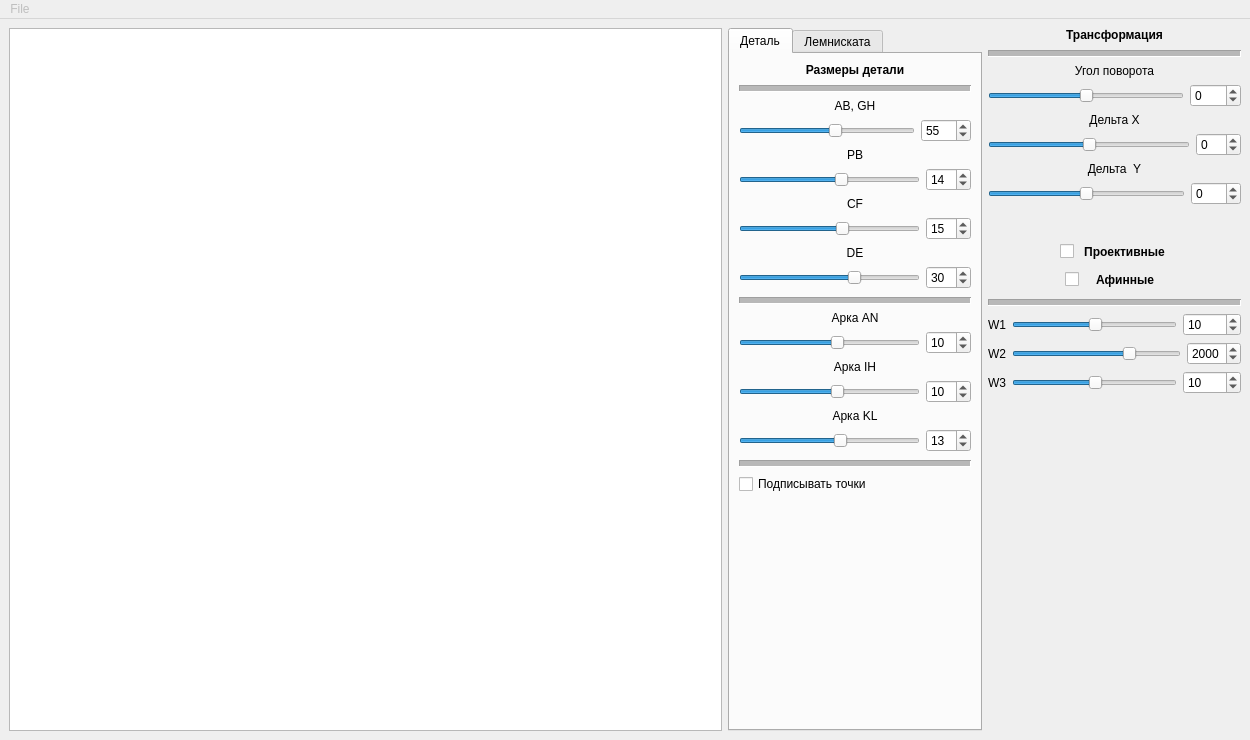
 <widget class="QMainWindow" name="MainWindow">
  <property name="geometry">
   <rect>
    <x>0</x>
    <y>0</y>
    <width>1250</width>
    <height>740</height>
   </rect>
  </property>
  <property name="sizePolicy">
   <sizepolicy hsizetype="Fixed" vsizetype="Fixed">
    <horstretch>0</horstretch>
    <verstretch>0</verstretch>
   </sizepolicy>
  </property>
  <property name="minimumSize">
   <size>
    <width>1250</width>
    <height>740</height>
   </size>
  </property>
  <property name="maximumSize">
   <size>
    <width>1250</width>
    <height>740</height>
   </size>
  </property>
  <property name="windowTitle">
   <string>Graphic Modeling</string>
  </property>
  <property name="windowIcon">
   <iconset resource="../res/images.qrc">
    <normaloff>:/res/icon.png</normaloff>:/res/icon.png</iconset>
  </property>
  <property name="toolButtonStyle">
   <enum>Qt::ToolButtonIconOnly</enum>
  </property>
  <widget class="QWidget" name="centralWidget">
   <layout class="QVBoxLayout" name="verticalLayout">
    <item>
     <layout class="QHBoxLayout" name="horizontalLayout">
      <property name="sizeConstraint">
       <enum>QLayout::SetDefaultConstraint</enum>
      </property>
      <item>
       <widget class="QChartView" name="chartView">
        <property name="sizePolicy">
         <sizepolicy hsizetype="Maximum" vsizetype="Expanding">
          <horstretch>0</horstretch>
          <verstretch>0</verstretch>
         </sizepolicy>
        </property>
        <property name="minimumSize">
         <size>
          <width>713</width>
          <height>0</height>
         </size>
        </property>
        <property name="maximumSize">
         <size>
          <width>713</width>
          <height>16777215</height>
         </size>
        </property>
       </widget>
      </item>
      <item>
       <widget class="QTabWidget" name="tabWidget">
        <property name="tabShape">
         <enum>QTabWidget::Rounded</enum>
        </property>
        <property name="currentIndex">
         <number>0</number>
        </property>
        <property name="usesScrollButtons">
         <bool>true</bool>
        </property>
        <property name="documentMode">
         <bool>false</bool>
        </property>
        <property name="tabsClosable">
         <bool>false</bool>
        </property>
        <property name="movable">
         <bool>true</bool>
        </property>
        <property name="tabBarAutoHide">
         <bool>false</bool>
        </property>
        <widget class="QWidget" name="tab">
         <attribute name="title">
          <string>Деталь</string>
         </attribute>
         <layout class="QGridLayout" name="gridLayout">
          <item row="0" column="0">
           <layout class="QVBoxLayout" name="verticalLayout_2">
            <property name="sizeConstraint">
             <enum>QLayout::SetMaximumSize</enum>
            </property>
            <property name="leftMargin">
             <number>0</number>
            </property>
            <item>
             <widget class="QLabel" name="label_2">
              <property name="font">
               <font>
                <weight>75</weight>
                <bold>true</bold>
               </font>
              </property>
              <property name="text">
               <string>Размеры детали</string>
              </property>
              <property name="alignment">
               <set>Qt::AlignCenter</set>
              </property>
             </widget>
            </item>
            <item>
             <widget class="Line" name="line_5">
              <property name="minimumSize">
               <size>
                <width>0</width>
                <height>10</height>
               </size>
              </property>
              <property name="midLineWidth">
               <number>5</number>
              </property>
              <property name="orientation">
               <enum>Qt::Horizontal</enum>
              </property>
             </widget>
            </item>
            <item>
             <widget class="QLabel" name="label">
              <property name="text">
               <string>AB, GH</string>
              </property>
              <property name="alignment">
               <set>Qt::AlignCenter</set>
              </property>
             </widget>
            </item>
            <item>
             <layout class="QHBoxLayout" name="horizontalLayout_2">
              <property name="sizeConstraint">
               <enum>QLayout::SetMinimumSize</enum>
              </property>
              <item>
               <widget class="QSlider" name="horizontalSlider_2">
                <property name="sizePolicy">
                 <sizepolicy hsizetype="Minimum" vsizetype="Minimum">
                  <horstretch>0</horstretch>
                  <verstretch>0</verstretch>
                 </sizepolicy>
                </property>
                <property name="value">
                 <number>55</number>
                </property>
                <property name="orientation">
                 <enum>Qt::Horizontal</enum>
                </property>
                <property name="tickPosition">
                 <enum>QSlider::NoTicks</enum>
                </property>
               </widget>
              </item>
              <item>
               <widget class="QSpinBox" name="spinBox">
                <property name="maximumSize">
                 <size>
                  <width>50</width>
                  <height>16777215</height>
                 </size>
                </property>
                <property name="value">
                 <number>55</number>
                </property>
               </widget>
              </item>
             </layout>
            </item>
            <item>
             <widget class="QLabel" name="label_8">
              <property name="text">
               <string>PB</string>
              </property>
              <property name="alignment">
               <set>Qt::AlignCenter</set>
              </property>
             </widget>
            </item>
            <item>
             <layout class="QHBoxLayout" name="horizontalLayout_9">
              <property name="bottomMargin">
               <number>0</number>
              </property>
              <item>
               <widget class="QSlider" name="horizontalSlider_8">
                <property name="minimum">
                 <number>-99</number>
                </property>
                <property name="value">
                 <number>14</number>
                </property>
                <property name="orientation">
                 <enum>Qt::Horizontal</enum>
                </property>
               </widget>
              </item>
              <item>
               <widget class="QSpinBox" name="spinBox_8">
                <property name="minimum">
                 <number>-99</number>
                </property>
                <property name="value">
                 <number>14</number>
                </property>
               </widget>
              </item>
             </layout>
            </item>
            <item>
             <widget class="QLabel" name="label_6">
              <property name="text">
               <string>CF</string>
              </property>
              <property name="alignment">
               <set>Qt::AlignCenter</set>
              </property>
             </widget>
            </item>
            <item>
             <layout class="QHBoxLayout" name="horizontalLayout_5">
              <property name="bottomMargin">
               <number>0</number>
              </property>
              <item>
               <widget class="QSlider" name="horizontalSlider_5">
                <property name="minimum">
                 <number>-99</number>
                </property>
                <property name="value">
                 <number>15</number>
                </property>
                <property name="orientation">
                 <enum>Qt::Horizontal</enum>
                </property>
               </widget>
              </item>
              <item>
               <widget class="QSpinBox" name="spinBox_4">
                <property name="minimum">
                 <number>-99</number>
                </property>
                <property name="value">
                 <number>15</number>
                </property>
               </widget>
              </item>
             </layout>
            </item>
            <item>
             <widget class="QLabel" name="label_7">
              <property name="text">
               <string>DE</string>
              </property>
              <property name="alignment">
               <set>Qt::AlignCenter</set>
              </property>
             </widget>
            </item>
            <item>
             <layout class="QHBoxLayout" name="horizontalLayout_8">
              <property name="bottomMargin">
               <number>0</number>
              </property>
              <item>
               <widget class="QSlider" name="horizontalSlider_7">
                <property name="minimum">
                 <number>-99</number>
                </property>
                <property name="value">
                 <number>30</number>
                </property>
                <property name="orientation">
                 <enum>Qt::Horizontal</enum>
                </property>
               </widget>
              </item>
              <item>
               <widget class="QSpinBox" name="spinBox_7">
                <property name="minimum">
                 <number>-99</number>
                </property>
                <property name="value">
                 <number>30</number>
                </property>
               </widget>
              </item>
             </layout>
            </item>
            <item>
             <widget class="Line" name="line">
              <property name="enabled">
               <bool>true</bool>
              </property>
              <property name="minimumSize">
               <size>
                <width>0</width>
                <height>10</height>
               </size>
              </property>
              <property name="lineWidth">
               <number>1</number>
              </property>
              <property name="midLineWidth">
               <number>5</number>
              </property>
              <property name="orientation">
               <enum>Qt::Horizontal</enum>
              </property>
             </widget>
            </item>
            <item>
             <widget class="QLabel" name="label_3">
              <property name="text">
               <string>Арка AN</string>
              </property>
              <property name="alignment">
               <set>Qt::AlignCenter</set>
              </property>
             </widget>
            </item>
            <item>
             <layout class="QHBoxLayout" name="horizontalLayout_6">
              <property name="bottomMargin">
               <number>0</number>
              </property>
              <item>
               <widget class="QSlider" name="horizontalSlider">
                <property name="minimum">
                 <number>-99</number>
                </property>
                <property name="value">
                 <number>10</number>
                </property>
                <property name="orientation">
                 <enum>Qt::Horizontal</enum>
                </property>
               </widget>
              </item>
              <item>
               <widget class="QSpinBox" name="spinBox_5">
                <property name="minimum">
                 <number>-99</number>
                </property>
                <property name="value">
                 <number>10</number>
                </property>
               </widget>
              </item>
             </layout>
            </item>
            <item>
             <widget class="QLabel" name="label_4">
              <property name="text">
               <string>Арка IH</string>
              </property>
              <property name="alignment">
               <set>Qt::AlignCenter</set>
              </property>
             </widget>
            </item>
            <item>
             <layout class="QHBoxLayout" name="horizontalLayout_7">
              <property name="bottomMargin">
               <number>0</number>
              </property>
              <item>
               <widget class="QSlider" name="horizontalSlider_6">
                <property name="minimum">
                 <number>-99</number>
                </property>
                <property name="value">
                 <number>10</number>
                </property>
                <property name="orientation">
                 <enum>Qt::Horizontal</enum>
                </property>
               </widget>
              </item>
              <item>
               <widget class="QSpinBox" name="spinBox_6">
                <property name="minimum">
                 <number>-99</number>
                </property>
                <property name="value">
                 <number>10</number>
                </property>
               </widget>
              </item>
             </layout>
            </item>
            <item>
             <widget class="QLabel" name="label_5">
              <property name="text">
               <string>Арка KL</string>
              </property>
              <property name="alignment">
               <set>Qt::AlignBottom|Qt::AlignHCenter</set>
              </property>
             </widget>
            </item>
            <item>
             <layout class="QHBoxLayout" name="horizontalLayout_4">
              <property name="bottomMargin">
               <number>0</number>
              </property>
              <item>
               <widget class="QSlider" name="horizontalSlider_4">
                <property name="minimum">
                 <number>-99</number>
                </property>
                <property name="value">
                 <number>13</number>
                </property>
                <property name="orientation">
                 <enum>Qt::Horizontal</enum>
                </property>
               </widget>
              </item>
              <item>
               <widget class="QSpinBox" name="spinBox_3">
                <property name="minimum">
                 <number>-99</number>
                </property>
                <property name="value">
                 <number>13</number>
                </property>
               </widget>
              </item>
             </layout>
            </item>
            <item>
             <widget class="Line" name="line_2">
              <property name="minimumSize">
               <size>
                <width>0</width>
                <height>10</height>
               </size>
              </property>
              <property name="frameShadow">
               <enum>QFrame::Sunken</enum>
              </property>
              <property name="lineWidth">
               <number>1</number>
              </property>
              <property name="midLineWidth">
               <number>5</number>
              </property>
              <property name="orientation">
               <enum>Qt::Horizontal</enum>
              </property>
             </widget>
            </item>
            <item>
             <widget class="QCheckBox" name="checkBox">
              <property name="text">
               <string>Подписывать точки</string>
              </property>
              <property name="checked">
               <bool>false</bool>
              </property>
             </widget>
            </item>
            <item>
             <spacer name="verticalSpacer">
              <property name="orientation">
               <enum>Qt::Vertical</enum>
              </property>
              <property name="sizeHint" stdset="0">
               <size>
                <width>20</width>
                <height>40</height>
               </size>
              </property>
             </spacer>
            </item>
           </layout>
          </item>
         </layout>
        </widget>
        <widget class="QWidget" name="tab_2">
         <attribute name="title">
          <string>Лемниската</string>
         </attribute>
        </widget>
       </widget>
      </item>
      <item>
       <layout class="QVBoxLayout" name="verticalLayout_3">
        <property name="leftMargin">
         <number>0</number>
        </property>
        <item>
         <widget class="QLabel" name="label_12">
          <property name="font">
           <font>
            <weight>75</weight>
            <bold>true</bold>
           </font>
          </property>
          <property name="text">
           <string>Трансформация</string>
          </property>
          <property name="alignment">
           <set>Qt::AlignCenter</set>
          </property>
         </widget>
        </item>
        <item>
         <widget class="Line" name="line_4">
          <property name="minimumSize">
           <size>
            <width>0</width>
            <height>10</height>
           </size>
          </property>
          <property name="lineWidth">
           <number>1</number>
          </property>
          <property name="midLineWidth">
           <number>5</number>
          </property>
          <property name="orientation">
           <enum>Qt::Horizontal</enum>
          </property>
         </widget>
        </item>
        <item>
         <widget class="QLabel" name="label_15">
          <property name="text">
           <string>Угол поворота</string>
          </property>
          <property name="alignment">
           <set>Qt::AlignCenter</set>
          </property>
         </widget>
        </item>
        <item>
         <layout class="QHBoxLayout" name="horizontalLayout_10">
          <property name="bottomMargin">
           <number>0</number>
          </property>
          <item>
           <widget class="QSlider" name="horizontalSlider_9">
            <property name="minimum">
             <number>-360</number>
            </property>
            <property name="maximum">
             <number>360</number>
            </property>
            <property name="singleStep">
             <number>4</number>
            </property>
            <property name="orientation">
             <enum>Qt::Horizontal</enum>
            </property>
           </widget>
          </item>
          <item>
           <widget class="QSpinBox" name="spinBox_9">
            <property name="minimum">
             <number>-360</number>
            </property>
            <property name="maximum">
             <number>360</number>
            </property>
           </widget>
          </item>
         </layout>
        </item>
        <item>
         <widget class="QLabel" name="label_13">
          <property name="text">
           <string>Дельта X</string>
          </property>
          <property name="alignment">
           <set>Qt::AlignCenter</set>
          </property>
         </widget>
        </item>
        <item>
         <layout class="QHBoxLayout" name="horizontalLayout_11">
          <property name="bottomMargin">
           <number>0</number>
          </property>
          <item>
           <widget class="QSlider" name="horizontalSlider_10">
            <property name="minimum">
             <number>-99</number>
            </property>
            <property name="orientation">
             <enum>Qt::Horizontal</enum>
            </property>
           </widget>
          </item>
          <item>
           <widget class="QSpinBox" name="spinBox_10">
            <property name="minimum">
             <number>-99</number>
            </property>
           </widget>
          </item>
         </layout>
        </item>
        <item>
         <widget class="QLabel" name="label_14">
          <property name="text">
           <string>Дельта  Y</string>
          </property>
          <property name="alignment">
           <set>Qt::AlignCenter</set>
          </property>
         </widget>
        </item>
        <item>
         <layout class="QHBoxLayout" name="horizontalLayout_3">
          <property name="sizeConstraint">
           <enum>QLayout::SetMinimumSize</enum>
          </property>
          <item>
           <widget class="QSlider" name="horizontalSlider_3">
            <property name="sizePolicy">
             <sizepolicy hsizetype="Minimum" vsizetype="Minimum">
              <horstretch>0</horstretch>
              <verstretch>0</verstretch>
             </sizepolicy>
            </property>
            <property name="minimum">
             <number>-99</number>
            </property>
            <property name="value">
             <number>0</number>
            </property>
            <property name="orientation">
             <enum>Qt::Horizontal</enum>
            </property>
           </widget>
          </item>
          <item>
           <widget class="QSpinBox" name="spinBox_2">
            <property name="maximumSize">
             <size>
              <width>50</width>
              <height>16777215</height>
             </size>
            </property>
            <property name="minimum">
             <number>-99</number>
            </property>
            <property name="value">
             <number>0</number>
            </property>
           </widget>
          </item>
         </layout>
        </item>
        <item>
         <layout class="QHBoxLayout" name="horizontalLayout_16">
          <property name="topMargin">
           <number>30</number>
          </property>
          <property name="bottomMargin">
           <number>0</number>
          </property>
          <item>
           <spacer name="horizontalSpacer">
            <property name="orientation">
             <enum>Qt::Horizontal</enum>
            </property>
            <property name="sizeHint" stdset="0">
             <size>
              <width>40</width>
              <height>20</height>
             </size>
            </property>
           </spacer>
          </item>
          <item>
           <widget class="QCheckBox" name="checkBox_2">
            <property name="maximumSize">
             <size>
              <width>20</width>
              <height>16777215</height>
             </size>
            </property>
            <property name="text">
             <string/>
            </property>
           </widget>
          </item>
          <item>
           <widget class="QPushButton" name="pushButton">
            <property name="minimumSize">
             <size>
              <width>0</width>
              <height>0</height>
             </size>
            </property>
            <property name="font">
             <font>
              <weight>75</weight>
              <bold>true</bold>
             </font>
            </property>
            <property name="text">
             <string>Проективные</string>
            </property>
            <property name="flat">
             <bool>true</bool>
            </property>
           </widget>
          </item>
          <item>
           <spacer name="horizontalSpacer_2">
            <property name="orientation">
             <enum>Qt::Horizontal</enum>
            </property>
            <property name="sizeHint" stdset="0">
             <size>
              <width>0</width>
              <height>20</height>
             </size>
            </property>
           </spacer>
          </item>
         </layout>
        </item>
        <item>
         <layout class="QHBoxLayout" name="horizontalLayout_17">
          <property name="topMargin">
           <number>0</number>
          </property>
          <property name="bottomMargin">
           <number>0</number>
          </property>
          <item>
           <spacer name="horizontalSpacer_3">
            <property name="orientation">
             <enum>Qt::Horizontal</enum>
            </property>
            <property name="sizeHint" stdset="0">
             <size>
              <width>40</width>
              <height>20</height>
             </size>
            </property>
           </spacer>
          </item>
          <item>
           <widget class="QCheckBox" name="checkBox_3">
            <property name="maximumSize">
             <size>
              <width>20</width>
              <height>16777215</height>
             </size>
            </property>
            <property name="text">
             <string/>
            </property>
           </widget>
          </item>
          <item>
           <widget class="QPushButton" name="pushButton_2">
            <property name="minimumSize">
             <size>
              <width>0</width>
              <height>0</height>
             </size>
            </property>
            <property name="font">
             <font>
              <weight>75</weight>
              <bold>true</bold>
             </font>
            </property>
            <property name="text">
             <string>Афинные</string>
            </property>
            <property name="flat">
             <bool>true</bool>
            </property>
           </widget>
          </item>
          <item>
           <spacer name="horizontalSpacer_4">
            <property name="orientation">
             <enum>Qt::Horizontal</enum>
            </property>
            <property name="sizeHint" stdset="0">
             <size>
              <width>0</width>
              <height>20</height>
             </size>
            </property>
           </spacer>
          </item>
         </layout>
        </item>
        <item>
         <widget class="Line" name="line_6">
          <property name="minimumSize">
           <size>
            <width>0</width>
            <height>10</height>
           </size>
          </property>
          <property name="lineWidth">
           <number>1</number>
          </property>
          <property name="midLineWidth">
           <number>5</number>
          </property>
          <property name="orientation">
           <enum>Qt::Horizontal</enum>
          </property>
         </widget>
        </item>
        <item>
         <layout class="QHBoxLayout" name="horizontalLayout_12">
          <property name="bottomMargin">
           <number>0</number>
          </property>
          <item>
           <widget class="QLabel" name="label_10">
            <property name="text">
             <string>W1</string>
            </property>
           </widget>
          </item>
          <item>
           <widget class="QSlider" name="horizontalSlider_11">
            <property name="minimum">
             <number>-1000</number>
            </property>
            <property name="maximum">
             <number>1000</number>
            </property>
            <property name="pageStep">
             <number>100</number>
            </property>
            <property name="value">
             <number>10</number>
            </property>
            <property name="orientation">
             <enum>Qt::Horizontal</enum>
            </property>
           </widget>
          </item>
          <item>
           <widget class="QSpinBox" name="spinBox_11">
            <property name="minimum">
             <number>-1000</number>
            </property>
            <property name="maximum">
             <number>1000</number>
            </property>
            <property name="singleStep">
             <number>2</number>
            </property>
            <property name="value">
             <number>10</number>
            </property>
           </widget>
          </item>
         </layout>
        </item>
        <item>
         <layout class="QHBoxLayout" name="horizontalLayout_14">
          <property name="bottomMargin">
           <number>0</number>
          </property>
          <item>
           <widget class="QLabel" name="label_16">
            <property name="text">
             <string>W2</string>
            </property>
           </widget>
          </item>
          <item>
           <widget class="QSlider" name="horizontalSlider_12">
            <property name="minimum">
             <number>-500</number>
            </property>
            <property name="maximum">
             <number>3000</number>
            </property>
            <property name="pageStep">
             <number>100</number>
            </property>
            <property name="value">
             <number>2000</number>
            </property>
            <property name="orientation">
             <enum>Qt::Horizontal</enum>
            </property>
           </widget>
          </item>
          <item>
           <widget class="QSpinBox" name="spinBox_12">
            <property name="minimum">
             <number>-500</number>
            </property>
            <property name="maximum">
             <number>3000</number>
            </property>
            <property name="singleStep">
             <number>2</number>
            </property>
            <property name="value">
             <number>2000</number>
            </property>
           </widget>
          </item>
         </layout>
        </item>
        <item>
         <layout class="QHBoxLayout" name="horizontalLayout_15">
          <property name="bottomMargin">
           <number>0</number>
          </property>
          <item>
           <widget class="QLabel" name="label_11">
            <property name="text">
             <string>W3</string>
            </property>
           </widget>
          </item>
          <item>
           <widget class="QSlider" name="horizontalSlider_13">
            <property name="minimum">
             <number>-1000</number>
            </property>
            <property name="maximum">
             <number>1000</number>
            </property>
            <property name="pageStep">
             <number>100</number>
            </property>
            <property name="value">
             <number>10</number>
            </property>
            <property name="orientation">
             <enum>Qt::Horizontal</enum>
            </property>
           </widget>
          </item>
          <item>
           <widget class="QSpinBox" name="spinBox_13">
            <property name="minimum">
             <number>-1000</number>
            </property>
            <property name="maximum">
             <number>1000</number>
            </property>
            <property name="singleStep">
             <number>2</number>
            </property>
            <property name="value">
             <number>10</number>
            </property>
           </widget>
          </item>
         </layout>
        </item>
        <item>
         <spacer name="verticalSpacer_2">
          <property name="orientation">
           <enum>Qt::Vertical</enum>
          </property>
          <property name="sizeHint" stdset="0">
           <size>
            <width>20</width>
            <height>40</height>
           </size>
          </property>
         </spacer>
        </item>
       </layout>
      </item>
     </layout>
    </item>
   </layout>
  </widget>
  <widget class="QMenuBar" name="menuBar">
   <property name="enabled">
    <bool>false</bool>
   </property>
   <property name="geometry">
    <rect>
     <x>0</x>
     <y>0</y>
     <width>1250</width>
     <height>22</height>
    </rect>
   </property>
   <widget class="QMenu" name="menuFile">
    <property name="title">
     <string>File</string>
    </property>
   </widget>
   <addaction name="menuFile"/>
  </widget>
 </widget>
